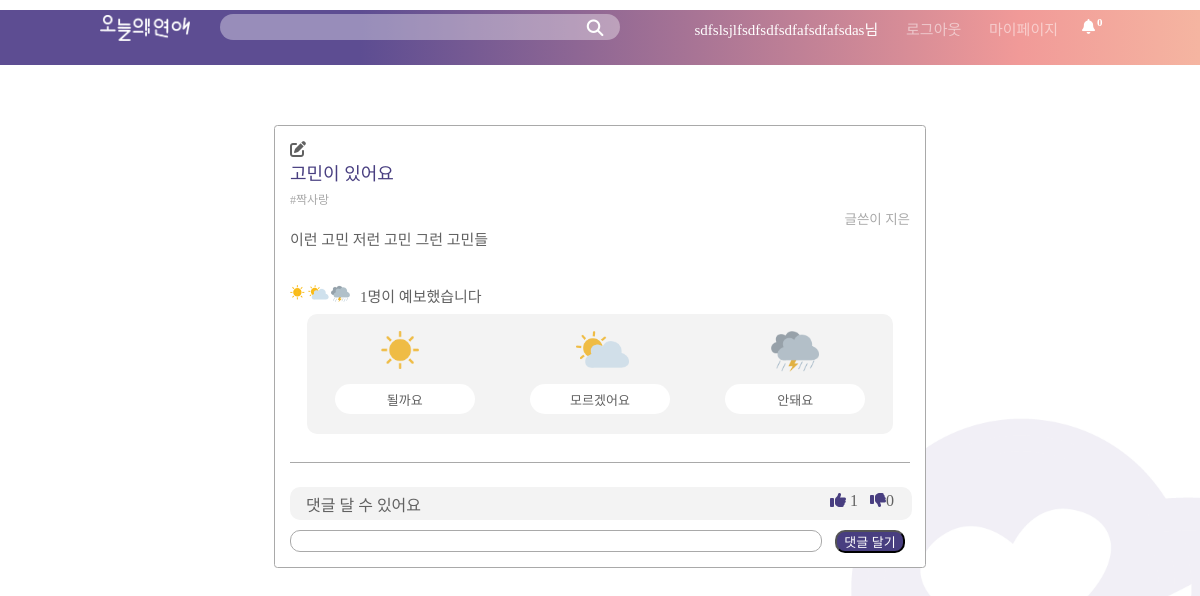
Page /home/8/ (signed in) on the committed database.
### feedpage/models.py (models this page shows, shortened)
class Profile(models.Model):
    user = models.OneToOneField(User, on_delete=models.CASCADE, null=True)
    nickname = models.CharField(max_length=20, blank=True)
    gender = models.CharField(max_length=20, blank=True)
    age = models.CharField(max_length=20, blank=True)
    lovestatus= models.CharField(max_length=20, blank=True)
    profile_photo = ProcessedImageField(upload_to= 'profile_photos',
                                        processors=[ResizeToFill(300, 400)],
                                        options={'quality': 90})
    score= models.IntegerField(default= 0) #user 등급 위한 점수 관리

class Feed(models.Model):
    title = models.CharField(max_length=256)
    content = models.TextField()
    created_at = models.DateTimeField(default=timezone.now)
    updated_at = models.DateTimeField(blank=True, null=True)
    anonymous = models.BooleanField(default=False)
    author = models.ForeignKey(User, null=True, on_delete= models.CASCADE)
    sunny_content =models.CharField(max_length=256)
    cloudy_content= models.CharField(max_length=256)
    rainy_content=models.CharField(max_length=256)
    sunny_users = models.ManyToManyField(User, blank=True, related_name='feeds_sunny', through='Sunny')
    cloudy_users = models.ManyToManyField(User, blank=True, related_name='feeds_cloudy', through='Cloudy')
    rainy_users = models.ManyToManyField(User, blank=True, related_name='feeds_rainy', through='Rainy')
    nickname=models.CharField(max_length=200, blank=True)
    feed_photos = models.ManyToManyField(Photos, related_name='feed_photo')
    hashtag_str=models.TextField(blank=True)
    result= models.CharField(default='not confirmed', max_length=200) #결과 확정.

class FeedComment(models.Model):
    content = models.TextField()
    feed = models.ForeignKey(Feed, on_delete=models.CASCADE)
    created_at = models.DateTimeField(default=timezone.now)
    author = models.ForeignKey(User, null=True, on_delete= models.CASCADE)
    liked_users = models.ManyToManyField(User, blank=True, related_name='comments_liked', through='CommentLike')
    disliked_users = models.ManyToManyField(User, blank=True, related_name='comments_disliked', through='CommentDislike')

### feedpage/views.py (the view, shortened to what this page needs)
# urls.py: path('<int:id>/', views.show, name='show'),
def show(request, id):
    if request.method == 'GET':
        feed = Feed.objects.get(id=id)
        notifs= Notification.objects.filter(user=request.user, viewed=False)
        return render(request, 'feedpage/show.html', {'feed': feed, 'notifs':notifs})

### feedpage/templates/feedpage/show.html (shortened to what this page needs)
{% extends 'base.html' %}
{% block content %}
{% load static %}
<link rel="stylesheet"  href="{% static 'feedpage/search.css' %}" />
  <div class="all_body">
    <div class=bg>
    </div>
    <div class=contents_wrapper>
    <div button_wrapper>
      <a href="/home/{{feed.id}}/edit/"> <i style="color: #616161;" class="fas fa-edit" id="editButton"></i> </a>
    </div>
      <div class="feed_head">
        <div class= "feed_title">
          <p> {{ feed.title }}</p>
        </div>
      </div>
      <div class="hashtag">
        <p style="font-size:12px;">{{ feed.hashtag_str }}</p>
      </div>
          {% if feed.anonymous %}
            <p style="font-size:13.5px; text-align:right; color:#A9A9A9;">글쓴이   {{feed.nickname}}</p>
          {% else %}
            <p style="font-size:13.5px; text-align:right; color:#A9A9A9;">글쓴이  {{ feed.author.profile.nickname }} </p>
          {% endif %}
      <div class = "feed_content">
            <p style="font-size:15px; text-align:left; color:#616161;">{{ feed.content }}</p>
      </div>
      <br>
          <br>
        <div class="forecast">
          {% load mathfilters %}
          {% with total=feed.sunny_users.count|add:feed.cloudy_users.count|add:feed.rainy_users.count %}
            {% if feed.result == 'not confirmed' %}
              {% if user not in feed.sunny_users.all and user not in feed.cloudy_users.all and user not in feed.rainy_users.all %}
                  <div class="forecast_title">
                    <img style="width:60px; height:auto;" src= "{% static 'feedpage/img/three.png' %}" />
                    <div class="forecast_number"><p> {{total}}명이 예보했습니다 </p> </div>
                  </div>
                  <div class = "optionbox">
                    <div class = "weather">
                      <div class = "sunny">
                        <img style = "width: 38px; height: auto;" src="{% static 'feedpage/img/sunny.png' %}" />
                      </div>
                      <div class = "cloudy">
                        <img style = "width: 53px; height: auto;" src="{% static 'feedpage/img/cloudy.png' %}" />
                      </div>
                      <div class = "rainy">
                        <img style = "width: 48px; height: auto;" src="{% static 'feedpage/img/rainy.png' %}" id="rainy"/>
                      </div>
                    </div>
                    <div class = "option_blank">
                      <div class = "option1">
                        <label class="container">
                          <div id ="option1">
                            <p id=optionfont>  <p id = "optionfont"> {{feed.sunny_content}}</p></div>
                        </label>
                        <a href="/home/{{ feed.id }}/sunny"> <span class="checkmark"></span></a>
                      </div>
                      <div class = "option2">
                        <label class="container2">
                          <div id ="option2">
                            <p id=optionfont> <p id = "optionfont">{{feed.cloudy_content}}</p></div>
                        </label>
                        <a href="/home/{{ feed.id }}/cloudy"><span class="checkmark2"></span></a>
                      </div>
                      <div class = "option3">
                        <label class="container3">
                          <div id ="option3">
                            <p id = "optionfont"> <p id = "optionfont"> {{feed.rainy_content}}</p></div>
                        </label>
                        <a href="/home/{{ feed.id }}/rainy"><span class="checkmark3"></span></a>
                      </div>
                    </div>
                  </div>
              {% endif %}
            {% endif %}
          {% endwith %}
        </div>
          <div class="line"></div>
          <br>
          {% for c in feed.feedcomment_set.all %}
          <div class="comment_wrapper">
            <div class="comment_content">
              <p>{{ c.content }}</p>
            </div>
            <div class = "comment_like">
              <a style="color:#616161; text-decoration:none;" href="/home/{{ feed.id }}/comments/{{ c.id }}/like"> <i style="color:#483e80;" class="fas fa-thumbs-up"></i> {{ c.liked_users.count }} </a>
            </div>
            <div class = "comment_hate">
              <a style="color:#616161; text-decoration:none;" href="/home/{{ feed.id }}/comments/{{ c.id }}/dislike"> <i style="color:#483e80;" class="fas fa-thumbs-down"></i>{{ c.disliked_users.count }} </a>
            </div>
          </div>
          {% endfor %}
          <form action="/home/{{ feed.id }}/comments/" method="POST">
            <div class="comment_box">
              <input type="text" id = "text_comment" name="content" />
              <button class="comment_submit" type="submit">댓글 달기</button>
            </div>
          </form>
      </div>
    </div>
{% endblock content %}

### feedpage/templates/base.html (shortened to what this page needs)
<!DOCTYPE html>
{% load static %}
    <html>
      <head>
        <link rel="stylesheet"  href="{% static 'feedpage/base.css' %}" />
      </head>
      <header>
         <a href = "/home/"> <img src="{% static 'feedpage/img/logo3.png' %}" class="logo"/></a>
        <div class = "left" sytle ="text-align: center;">
          <form action="/home/search" method="get">
            <input type="text" id="search_box" name="hashtags" value="{{ hashtags }}">
            <button type="submit" id="search_button"></button>
          </form>
        </div>
        <div class = "right" style="text-align: right;">
            <a class = "username">
            {% if user.is_authenticated %}
              {{  user.profile.nickname }}님
            </a>
            <p1><a class = "logout" href="{% url 'login'%}?next={{request.path}}">로그아웃</a></p1>
            <p2><a class = "mypage" href="{% url 'mypage'%}">마이페이지</a></p2>
            <a class="button_icon" href= "#popup1"><i class="fas fa-bell fa-sm" style= "color: #ffffff;"></i>
            <div class = "count_icon" ><p>{{ user.notification_set.count }}</p></div> </a>
          {% endif %}
      </header>
      <body>
      {% block content %}
      {% endblock %}
      </body>

### feedpage/static/feedpage/base.css (style rules this page uses)
* { margin: 0; padding: 0; }
header { position: fixed; height: 55px; z-index: 99; width: 100%; background: rgb(93,77,146); background: linear-gradient(90deg, rgba(93,77,146,1) 5%, rgba(93,77,146,1) 30%, rgba(241,154,152,1) 85%, rgba(245,181,161,1) 100%); }
.logo { position: fixed; width: 90px; height: auto; margin-left: 100px; top: 15px; }
.left { position: fixed; width: 500px; height: 44px; left: 220px; top: 14px; }
.right { color: white; position: fixed; width: 500px; height: auto; right: 130px; top: 18px; font-size: 15px; }
#search_box { font-size: 12px; width: 400px; height: 26px; border-radius: 16px; border: 0px; background: rgba(255,255,255, 36%); text-align-last:center; }
#search_button { position: absolute; background: rgba(255,255,255, 0%); border: 0px; width: 20px; height: 20px; right: 115px; top: 4px; }
.username { color: white; text-decoration: none; position: relative; margin: 12px; font-size: 15px; }
.logout, .mypage { color: rgba(255,255,255, 50%); text-decoration: none; position: relative; margin: 12px; font-size: 15px; }
.logout::after, .mypage::after { position: absolute; content: ""; border-radius: 30px; background: white; mix-blend-mode: exclusion; width: calc(100% + 20px); height: 0; bottom: -4px; left: -10px; transition: all .3s cubic-bezier(0.445, 0.05, 0.55, 0.95); }
.all_body { position: relative; top: 55px; }
.button_icon { position: relative; width: fit-content; margin-left: 12px; margin-right: 12px; font-size: 17px; position: absolute; background: rgba(255,255,255, 0%); text-decoration: none; }
.count_icon { position: absolute; left: 15px; bottom: 10px; }
.count_icon > p { font-size: 11px; font-weight: 600; color: white; position: relative; }

### rows in the picture
Feed: title "고민이 있어요", hashtag_str "#짝사랑", author.profile.nickname "지은", content "이런 고민 저런 고민 그런 고민들", sunny_content "될까요", cloudy_content "모르겠어요", rainy_content "안돼요"
FeedComment: content "댓글 달 수 있어요", liked_users.count "1", disliked_users.count "0"

### other values in the picture
{{ user.profile.nickname }} "sdfslsjlfsdfsdfsdfafsdfafsdas"
{{ user.notification_set.count }} "0"
{{ total }} "1"
